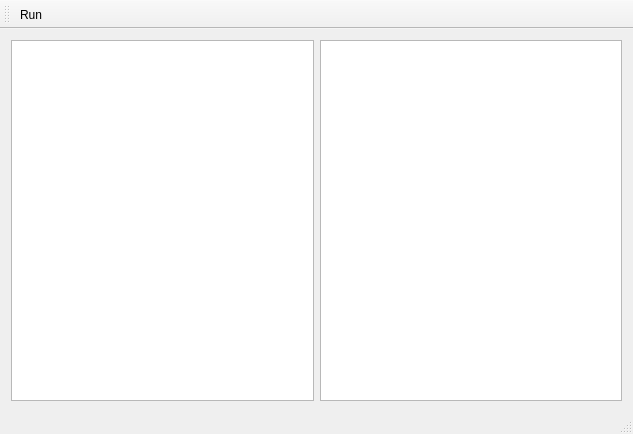
<?xml version="1.0" encoding="UTF-8"?>
<ui version="4.0">
 <class>MainWindow</class>
 <widget class="QMainWindow" name="MainWindow">
  <property name="geometry">
   <rect>
    <x>0</x>
    <y>0</y>
    <width>633</width>
    <height>434</height>
   </rect>
  </property>
  <property name="windowTitle">
   <string>MainWindow</string>
  </property>
  <widget class="QWidget" name="centralWidget">
   <layout class="QHBoxLayout" name="horizontalLayout">
    <item>
     <widget class="QPlainTextEdit" name="code">
      <property name="font">
       <font>
        <family>Consolas</family>
        <pointsize>14</pointsize>
       </font>
      </property>
     </widget>
    </item>
    <item>
     <widget class="QPlainTextEdit" name="output"/>
    </item>
   </layout>
  </widget>
  <widget class="QMenuBar" name="menuBar">
   <property name="geometry">
    <rect>
     <x>0</x>
     <y>0</y>
     <width>633</width>
     <height>22</height>
    </rect>
   </property>
  </widget>
  <widget class="QToolBar" name="mainToolBar">
   <attribute name="toolBarArea">
    <enum>TopToolBarArea</enum>
   </attribute>
   <attribute name="toolBarBreak">
    <bool>false</bool>
   </attribute>
   <addaction name="actionRun"/>
  </widget>
  <widget class="QStatusBar" name="statusBar"/>
  <action name="actionRun">
   <property name="icon">
    <iconset resource="resources.qrc">
     <normaloff>:/icons/run.png</normaloff>:/icons/run.png</iconset>
   </property>
   <property name="text">
    <string>Run</string>
   </property>
   <property name="shortcut">
    <string>F5</string>
   </property>
  </action>
 </widget>
 <layoutdefault spacing="6" margin="11"/>
 <resources>
  <include location="resources.qrc"/>
 </resources>
 <connections/>
</ui>
